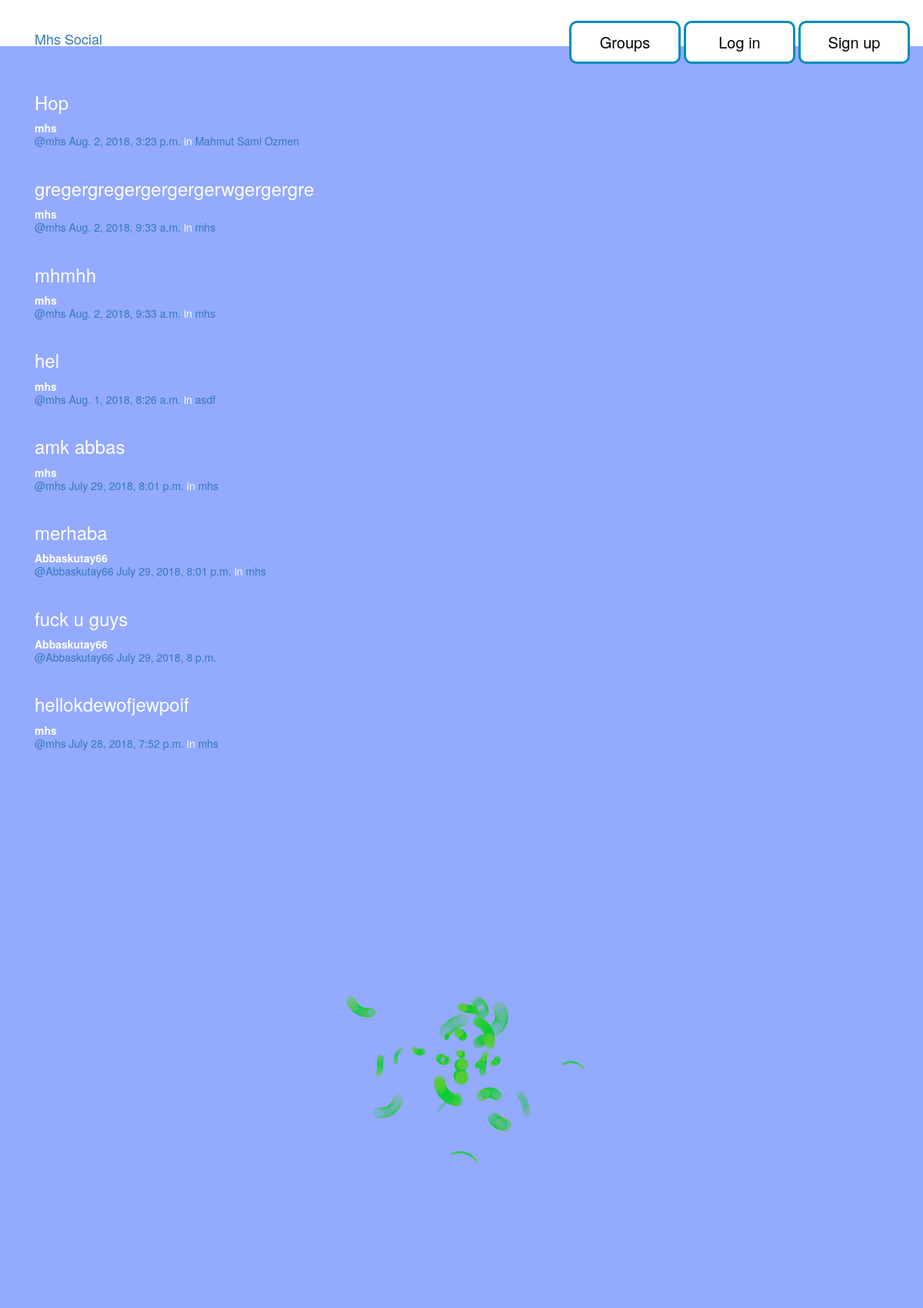
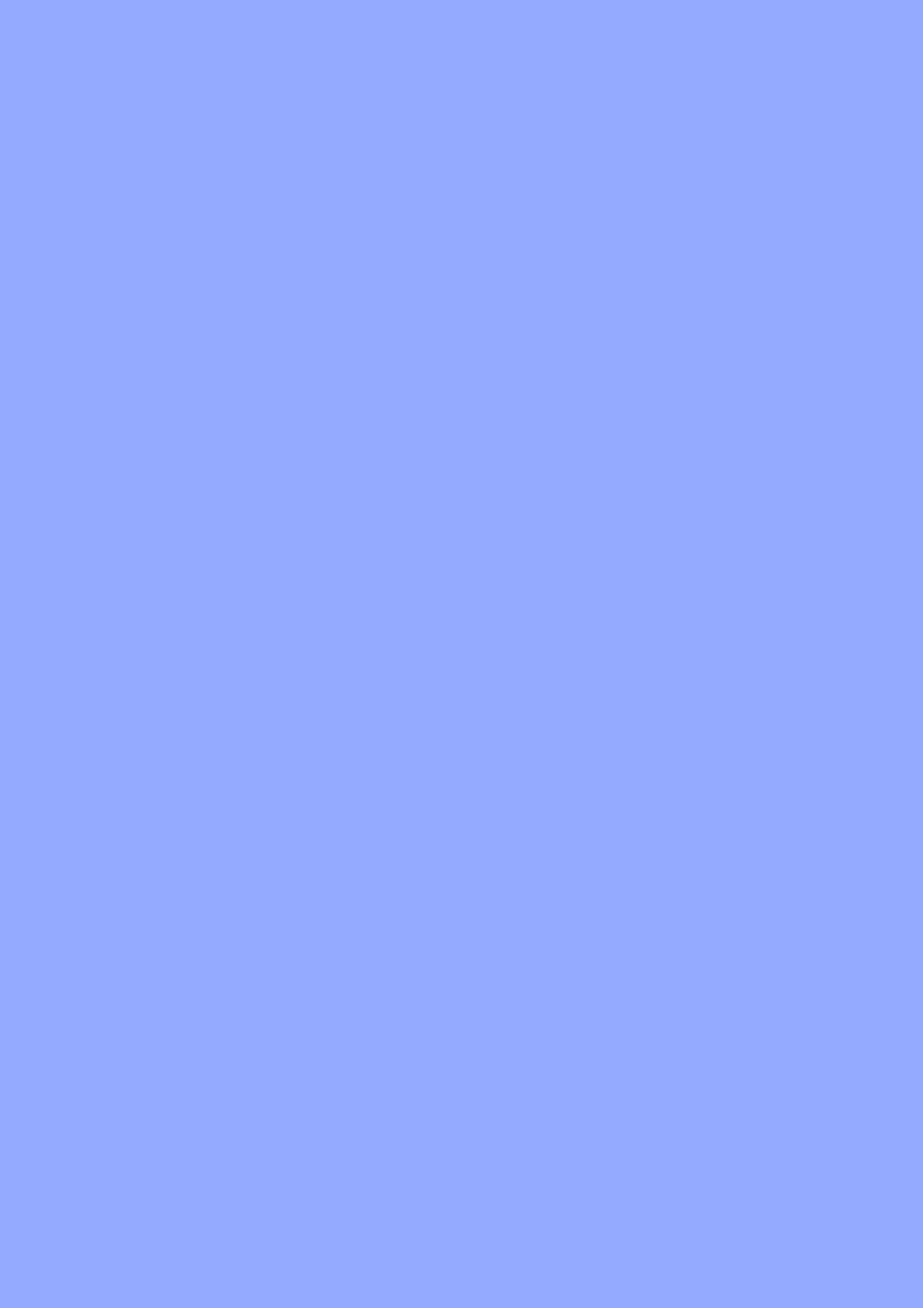
/posts/ (upper part), run on the app's committed database (2 pictures, top to bottom).
### posts/models.py (models this page shows, shortened)
class Post(models.Model):
    user = models.ForeignKey(User, related_name="posts")
    created_at = models.DateTimeField(auto_now=True)
    message = models.TextField()
    message_html = models.TextField(editable=False)
    group = models.ForeignKey(Group, related_name="posts",null=True, blank=True)
    class Meta:
        ordering = ["-created_at"]
        unique_together = ["user", "message"]

### groups/models.py (models this page shows, shortened)
class Group(models.Model):
    name=models.CharField(max_length=255,unique=True)
    slug=models.SlugField(allow_unicode=True,unique=True)
    description=models.TextField(blank=True,default='')
    description_html= models.TextField(editable=False,default='',blank=True)
    members=models.ManyToManyField(User,through='GroupMember')
    class Meta:
        ordering=['name'
        ]

### posts/views.py (the view)
class PostList(SelectRelatedMixin, generic.ListView):
    model = models.Post
    select_related = ("user", "group")

### posts/templates/posts/post_list.html (shortened to what this page needs)
{% extends "posts/post_base.html" %}
{% block post_content %}
<div class="col-md-8">
	{% for post in post_list %}
  {% include "posts/_post.html" %}
	{% endfor %}
</div>
{% endblock %}

### posts/templates/posts/_post.html (shortened to what this page needs)
<div class="post media">
	<h3>{{ post.message_html|safe }}</h3>
	<div class="media-body">
		<strong>{{ post.user.username }}</strong>
		<h5 class="media-heading">
			<span class="username"><a href="{% url 'posts:for_user' username=post.user.username %}">@{{ post.user.username }}</a></span>
			<time class="time"><a href="{% url 'posts:single' username=post.user.username pk=post.pk %}">{{ post.created_at }}</a></time>
			{% if post.group %}
			<span class="group-name">in <a href="#">{{ post.group.name }}</a></span>
			{% endif %}
		</h5>
	</div>
</div>

### static/simplesocial/css/master.css (style rules this page uses)
body { margin: 0; overflow: hidden; background-color: #93aaff; color:white; }
html { overflow-y: scroll; overflow-x:hidden; }
body { position: absolute; }

### data on the page
Post: message_html "Hop", user.username "mhs", created_at "Aug. 2, 2018, 3:23 p.m.", group.name "Mahmut Sami Ozmen"
Post: message_html "gregergregergergergerwgergergre", user.username "mhs", created_at "Aug. 2, 2018, 9:33 a.m.", group.name "mhs"
Post: message_html "mhmhh", user.username "mhs", created_at "Aug. 2, 2018, 9:33 a.m.", group.name "mhs"
Post: message_html "hel", user.username "mhs", created_at "Aug. 1, 2018, 8:26 a.m.", group.name "asdf"
Post: message_html "amk abbas", user.username "mhs", created_at "July 29, 2018, 8:01 p.m.", group.name "mhs"
Post: message_html "merhaba", user.username "Abbaskutay66", created_at "July 29, 2018, 8:01 p.m.", group.name "mhs"
Post: message_html "fuck u guys", user.username "Abbaskutay66", created_at "July 29, 2018, 8 p.m."
Post: message_html "hellokdewofjewpoif", user.username "mhs", created_at "July 28, 2018, 7:52 p.m.", group.name "mhs"
